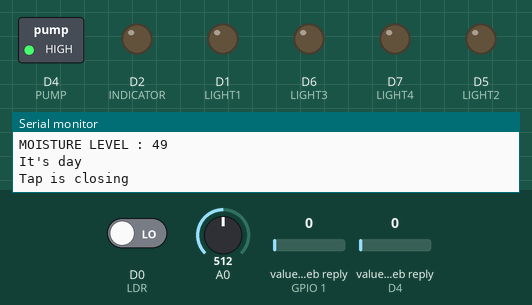
A sketch run on a simulated ESP8266 (NodeMCU). Parts: switched loads named in the sketch (green lamp = pin HIGH), output pins drawn as LEDs (lit = HIGH), the last lines printed to the serial monitor. The inputs (shaded band) are chosen by the test bench; at power-on: value in the web reply (sensors on GPIO 1, D4) 0, D0 (LDR) LOW, A0 = 512. WiFi joins after 1.5 s; servers stay silent unless stated; web services answer with replies made up by the test bench.

Above: at 3.2 s.
3.3 s: value in the web reply (sensor on GPIO 1) set to 2
7.1 s: D0 (LDR) driven HIGH
At 9.0 s:
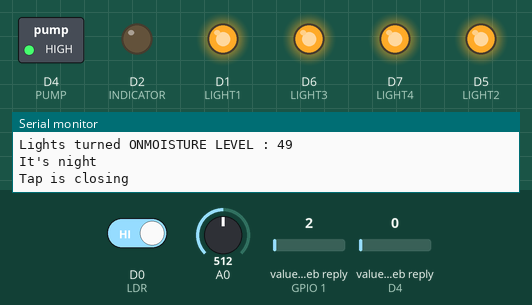
9.5 s: value in the web reply (sensor on D4) set to 2
12.8 s: A0 set to 758
14.9 s: A0 set to 777
At 16.6 s:
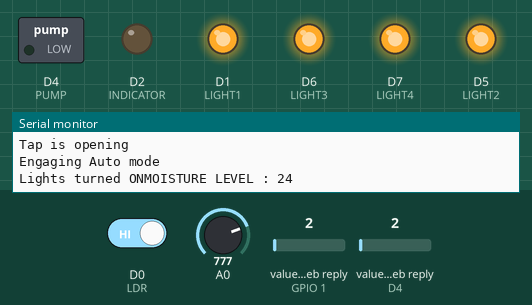
17.6 s: A0 set to 716
At 19.7 s:
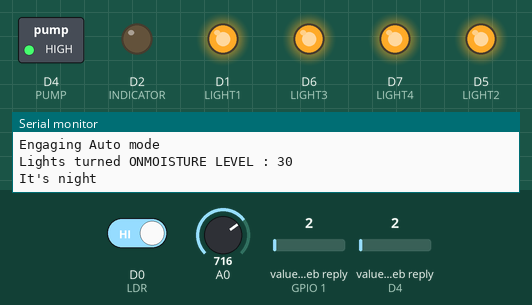
Timing chart, 0 to 21.0 s (numbered marks = the images above; inputs shaded):
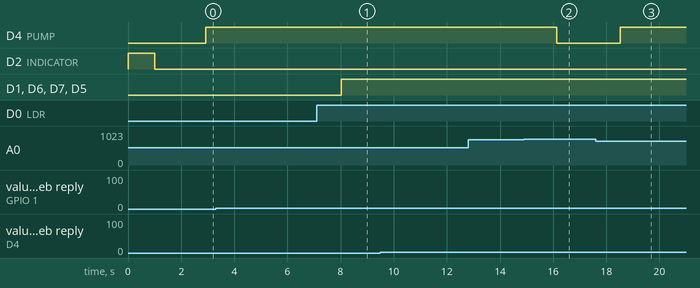

Measured:
- the behaviour switches between 767 and 768 on A0 (found by bisection; images 1 and 2)
- after the input at 7.1 s, D1 (LIGHT1), D6 (LIGHT3), D7 (LIGHT4), D5 (LIGHT2): LOW → HIGH after 0.92 s
- after the input at 14.9 s, D4 (PUMP): HIGH → LOW after 1.2 s
- after the input at 17.6 s, D4 (PUMP): LOW → HIGH after 0.93 s

The sketch:

microcontroller.ino
```cpp
/*
 * Written for CSInApp competition
 * Sketch for NodeMCU microcontroller of Grovit device
 * Author: Team from St. Thomas Institute Of Science & Technology
*/

#include <ESP8266WiFi.h>
#include <ESP8266HTTPClient.h>
#include <WiFiClient.h>
#include <ThingSpeak.h>
#define LIGHT1 D1
#define LIGHT2 D5
#define LIGHT3 D6
#define LIGHT4 D7
#define LIGHT5 D6
#define PUMP D4
#define LDR D0
#define INDICATOR D2

const char *ssid = "<your Wi-FI SSID>";
const char *password = "<your password>";
unsigned long channelnumber = 12345;
const char * APIkey = "xxxxxxxxxxxxxxxx";

WiFiClient client;

int i = 0;

long measure_moisture()
{
  Serial.print("MOISTURE LEVEL : ");
  int value = analogRead(0);
  value = (100 - ((value / 1023.00) * 100));
  Serial.println(value);
  return value;
}

void lights(boolean function) {
  if (function) {
    digitalWrite(LIGHT1, HIGH);
    digitalWrite(LIGHT2, HIGH);
    digitalWrite(LIGHT3, HIGH);
    digitalWrite(LIGHT4, HIGH);
    digitalWrite(LIGHT5, HIGH);
    Serial.print("Lights turned ON");
  } else {
    digitalWrite(LIGHT1, LOW);
    digitalWrite(LIGHT2, LOW);
    digitalWrite(LIGHT3, LOW);
    digitalWrite(LIGHT4, LOW);
    digitalWrite(LIGHT5, LOW);
    Serial.print("Lights turned OFF");
  }
}

int read_field(int field) {
  long payload = ThingSpeak.readLongField(channelnumber, field, APIkey);
  int statusCode = ThingSpeak.getLastReadStatus();
  if (statusCode == 200)
  {
    return payload;
  }
  else
  {
    Serial.println("Unable to read channel / No internet connection");
  }
}

void write_field(int Value, int field)
{
  ThingSpeak.writeField(channelnumber, field, Value, APIkey);
}

void setup()
{
  Serial.begin(9600);
  WiFi.begin(ssid, password);
  pinMode(INDICATOR, OUTPUT);
  while (WiFi.status() != WL_CONNECTED) {
    digitalWrite(INDICATOR, HIGH);
    delay(1000);
    digitalWrite(INDICATOR, LOW);
    delay(1000);
    Serial.print(".");
  }
  Serial.println("");
  Serial.print("Connected to WiFi network with IP Address: ");
  Serial.println(WiFi.localIP());
  ThingSpeak.begin(client);
  pinMode(PUMP, OUTPUT);
  pinMode(LIGHT1, OUTPUT);
  pinMode(LIGHT2, OUTPUT);
  pinMode(LIGHT3, OUTPUT);
  pinMode(LIGHT4, OUTPUT);
  pinMode(LIGHT5, OUTPUT);
  pinMode(LDR, INPUT);
}

void loop()
{
  int water_level = (measure_moisture() * 2);
  write_field(water_level, 3);
  int watering_mode = read_field(2);
  int value = digitalRead(LDR);
  if (value == HIGH) {
    Serial.println("It's night");
    write_field(0, 4);
  } else if (value == LOW) {
    Serial.println("It's day");
    write_field(1, 4);
  }
  if (watering_mode == 1)
  {
    Serial.println("Tap is opening");
    digitalWrite(PUMP, LOW);
  }
  else if (watering_mode == 0)
  {
    Serial.println("Tap is closing");
    digitalWrite(PUMP, HIGH);
  }
  else
  {
    Serial.println("Running in Auto mode");
    Serial.println(water_level);
    if (water_level < 50) {
      Serial.println("Tap is opening");
      digitalWrite(PUMP, LOW);
    } else {
      Serial.println("Tap is closing");
      digitalWrite(PUMP, HIGH);
    }
  }

  int lighting_mode = read_field(1);
  if (lighting_mode == 1)
  {
    Serial.println("Light is turning ON");
    lights(true);
  }
  else if (lighting_mode == 0)
  {
    Serial.println("Light is going OFF");
    lights(false);
  }
  else
  {
    Serial.println("Engaging Auto mode");
    if (value == HIGH) {
      lights(true);
    } else if (value == LOW) {
      lights(false);
    }
  }
}
```
